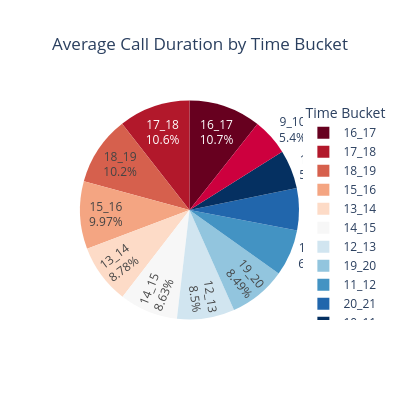

This figure's notebook cell:
### Code cell
# Grouping by Time Bucket and calculating average call duration
avg_duration = df_cleaned.groupby('Time_Bucket')['Call_Seconds(secs)'].mean().reset_index()

# Creating a pie chart
fig2 = px.pie(avg_duration, values='Call_Seconds(secs)', names='Time_Bucket', 
             title='Average Call Duration by Time Bucket',
             color_discrete_sequence=px.colors.sequential.RdBu)
fig2.update_traces(textinfo='percent+label')
fig2.update_layout(
    width=400,  # Adjust the width here
    height=400,  # You can also adjust the height if needed
    title=dict(x=0.5),  # Centering the title
    legend=dict(title="Time Bucket"))
fig2.show()

### Figure 1 — Plotly figure (JSON) as saved in the notebook; plotly's stock layout.template omitted (floating-point values rounded to 4 significant figures)
{"data": [{"domain": {"x": [0, 1], "y": [0, 1]}, "hovertemplate": "Time_Bucket=%{label}<br>Call_Seconds(secs)=%{value}<extra></extra>", "labels": ["10_11", "11_12", "12_13", "13_14", "14_15", "15_16", "16_17", "17_18", "18_19", "19_20", "20_21", "9_10"], "legendgroup": "", "name": "", "showlegend": true, "textinfo": "percent+label", "type": "pie", "values": [97.42, 116.8, 144.7, 149.5, 147.0, 169.9, 181.4, 179.7, 174.3, 144.6, 105.9, 92.01]}], "layout": {"height": 400, "legend": {"title": {"text": "Time Bucket"}, "tracegroupgap": 0}, "piecolorway": ["rgb(103,0,31)", "rgb(178,24,43)", "rgb(214,96,77)", "rgb(244,165,130)", "rgb(253,219,199)", "rgb(247,247,247)", "rgb(209,229,240)", "rgb(146,197,222)", "rgb(67,147,195)", "rgb(33,102,172)", "rgb(5,48,97)"], "title": {"text": "Average Call Duration by Time Bucket", "x": 0.5}, "width": 400}}
